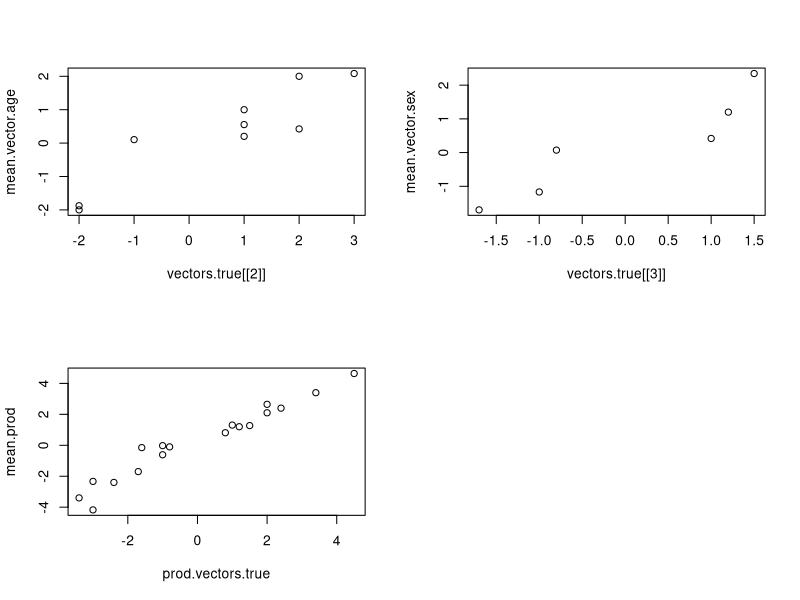

Reproduce this figure in R.
iAlong<-1
dim.beta<-c(2, 3, 2)  # two time periods, three age groups, two sexes
pos1<-2
pos2<-1

set.seed(1)
index.class<-sample(1:2,2*3*2,replace=TRUE) #k_{tas}
index.class.max.used<-max(index.class) #k-star
n.beta.no.along<-3*2 # three (age groups) * two (sexes)

#True values of psi's.  k-programmer=3
vectors.true<-list(NULL,c(-2,1,3,1,-1,2,2,1,-2),c(-1,1.5,1,-0.8,1.2,-1.7))
#Outer product of psi_A's and psi_S's
prod.vectors.true<-rep(3*2*3)
i.prod<-1
for (i.class in 1:3)
  for (i.sex in 1:2)
    for (i.age in 1:3)
    {
      prod.vectors.true[i.prod]<-vectors.true[[2]][(i.class-1)*3+i.age]*
        vectors.true[[3]][(i.class-1)*2+i.sex]
      i.prod<-i.prod+1
    }

#variance of psi
omega.vectors<-1.2
#variance of error for each tas
v<-rep(1,2*3*2)

betaTilde<-rep(0,2*3*2) #beta_{tas}
for (i.sex in 1:2)
  for (i.age in 1:3)
    for (i.time in 1:2)
    {
      index<-(i.sex-1)*6+(i.age-1)*2+i.time
      i.class<-index.class[index]
      betaTilde[index]<-rnorm(1,vectors.true[[2]][(i.class-1)*3+i.age]*
        vectors.true[[3]][(i.class-1)*2+i.sex],v[index])
    }

prec.prior <- 1 / omega.vectors^2


resetS<-function(iterator.beta,i)
{
  if (i==2)
    iterator.beta<-c(1:2,7:8)
  if (i==3)
    iterator.beta<-c(1:6)
  iterator.beta
}

advanceS<-function(iterator.beta,i)
{
  if (i==2)
  {
    if (identical(iterator.beta,c(1:2,7:8)))
      iterator.beta<-c(3:4,9:10)
    else if (identical(iterator.beta,c(3:4,9:10)))
      iterator.beta<-c(5:6,11:12)
    else if (identical(iterator.beta,c(5:6,11:12)))
      iterator.beta<-c(1:2,7:8)
  }
  if (i==3)
  {
    if (identical(iterator.beta,c(1:6)))
      iterator.beta<-c(7:12)
    else if (identical(iterator.beta,c(7:12)))
      iterator.beta<-c(1:6)
  }
  iterator.beta
}

resetM<-function(iterator.prod)
{
  iterator.prod<-c(1,1)
  iterator.prod
}  

advanceM<-function(iterator.prod)
{
  if (identical(iterator.prod,c(1,1)))
    iterator.prod<-c(2,1)
  else if (identical(iterator.prod,c(2,1)))
    iterator.prod<-c(3,1)
  else if (identical(iterator.prod,c(3,1)))
    iterator.prod<-c(1,2)
  else if (identical(iterator.prod,c(1,2)))
    iterator.prod<-c(2,2)
  else if (identical(iterator.prod,c(2,2)))
    iterator.prod<-c(3,2)
  else if (identical(iterator.prod,c(3,2)))
    iterator.prod<-c(1,1)
  
  iterator.prod
}  

## TRANSLATED
## HAS_TESTS
## 'vectors' are 'psi' in notes
updateVectorsMixAndProdVectorsMix <- function(n.iter) {
for (i.iter in 1:n.iter)
{
        yX <- rep(0,3)  #a vector of dimension k-programmer
        XX <- rep(0,3)  #a vector of dimension k-programmer
        ## loop through vectors, skipping position occupied by "along" dimension
        for (i in seq_along(vectors)) {
            if (i == iAlong)
                next
            vector <- vectors[[i]]
            n.element.vector <- dim.beta[i]
            if (i==2)
                iterator.beta <- rep(0,2*2)
            else iterator.beta <- rep(0,2*3)
            iterator.beta <- resetS(iterator.beta,i)
            ## update i'th vector
            for (i.element in seq_len(n.element.vector)) {
                ## reset vectors holding statistics for updating
                for (i.class in seq_len(index.class.max.used)) {
                    yX[i.class] <- 0
                    XX[i.class] <- 0
                }
                ## Loop along selected elements of 'betaTilde', 'v', and 'index.class',
                ## plus associated elements from prod.vector, to calculate
                ## statistics needed for updating i.element'th slice of i'th vector.
                indices.beta <- iterator.beta
                for (i.beta in indices.beta) {
                    beta.tilde.i.beta <- betaTilde[i.beta]
                    v.i.beta <- v[i.beta]
                    i.class <- index.class[i.beta]
                    i.vector <- (i.class - 1L) * n.element.vector + i.element
                    val.vector <- vector[i.vector] 
                    i.beta.no.along <- ((i.beta - 1L) %/% pos1) * pos2 + (i.beta - 1L) %% pos2 + 1L
                    i.prod <- (i.class - 1L) * n.beta.no.along + i.beta.no.along
                    val.prod.vector <- prod.vectors[i.prod]
                    X <- val.prod.vector / val.vector  ## val.vector could be 0?
                    yX[i.class] <- yX[i.class] + beta.tilde.i.beta * X  / v.i.beta
                    XX[i.class] <- XX[i.class] + X * X / v.i.beta
                }
                iterator.beta <- advanceS(iterator.beta,i)
                ## Update this slice.
                for (i.class in seq_len(index.class.max.used)) {
                    prec.data <- XX[i.class]
                    used.this.class <- prec.data > 0 ## This test is new.  Now only ************************** here *************************************
                    if (used.this.class) {           ## update where we have data
                        i.vector <- (i.class - 1L) * n.element.vector + i.element
                        var <- 1 / (prec.data + prec.prior)
                        sd <- sqrt(var)
                        mean <- var * yX[i.class]
                        vector[i.vector] <- rnorm(n = 1L,
                                                  mean = mean,
                                                  sd = sd)
                    }                               ## new
                }
            }
            vectors[[i]] <- vector
            ## Update 'prod.vectors'. We calculate 'prod.vectors' from scratch,
            ## rather than by scaling up or down in proportion to the change
            ## in vector i, to avoid the possibility of small numerical
            ## inconsistencies creeping in.
            for (i.class in seq_len(index.class.max.used)) {
                iterator.prod<-rep(0,2)
                iterator.prod <- resetM(iterator.prod)
                for (i.beta.no.along in seq_len(n.beta.no.along)) {
                    indices.vectors <- iterator.prod
                    i.prod.vectors <- (i.class - 1L) * n.beta.no.along + i.beta.no.along
                    prod.values <- 1
                    for (i.inner in seq_along(vectors)) {
                        if (i.inner == iAlong)
                            next
                        vector <- vectors[[i.inner]]
                        n.element <- dim.beta[i.inner]
                        i.element <- indices.vectors[i.inner-1]
                        i.vector <- (i.class - 1L) * n.element + i.element
                        value <- vector[i.vector]
                        prod.values <- prod.values * value
                    }
                    prod.vectors[i.prod.vectors] <- prod.values
                    iterator.prod <- advanceM(iterator.prod)
                }
            }
        }
}
  vectors<<-vectors
  prod.vectors<<-prod.vectors
}


vectors <- vectors.true
prod.vectors <- prod.vectors.true

n.samp<-1000
mean.vector.age<-rep(0,3*3)
mean.vector.sex<-rep(0,3*2)
mean.prod<-rep(0,3*3*2)
for (i.samp in 1:n.samp)
{
  updateVectorsMixAndProdVectorsMix(1)
  mean.vector.age<-mean.vector.age+vectors[[2]]
  mean.vector.sex<-mean.vector.sex+vectors[[3]]
  mean.prod<-mean.prod+prod.vectors
}
mean.vector.age<-mean.vector.age/n.samp
mean.vector.sex<-mean.vector.sex/n.samp
mean.prod<-mean.prod/n.samp

par(mfrow=c(2,2))
plot(vectors.true[[2]],mean.vector.age)
plot(vectors.true[[3]],mean.vector.sex)
plot(prod.vectors.true,mean.prod)

cor(vectors.true[[2]],mean.vector.age)
cor(vectors.true[[3]],mean.vector.sex)
cor(prod.vectors.true,mean.prod)
